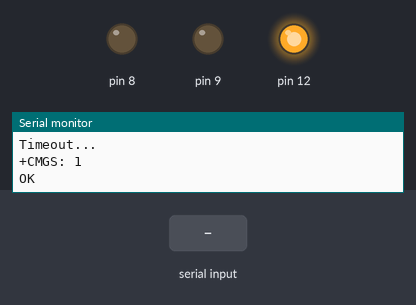
The sketch below on a simulated Arduino Uno, built with avr-gcc and run on an emulated ATmega328P. Parts: output pins drawn as LEDs (lit = HIGH), the last lines printed to the serial monitor. The test bench sets the inputs (shaded band). The modem accepts every AT command (registered, SIM ready, sends succeed) and sends nothing else.

Above: at 14.2 s.
14.3 s: "RING" received over the second serial link
16.8 s: "1" received over the second serial link
19.8 s: "0" received over the second serial link
At 21.8 s:
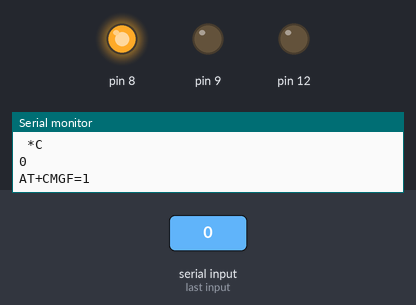
At 36.3 s:
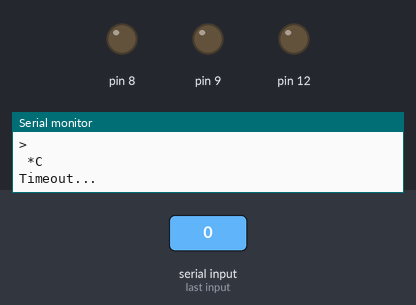
Timing chart, 0 to 37.3 s (numbered marks = the images above; inputs shaded):
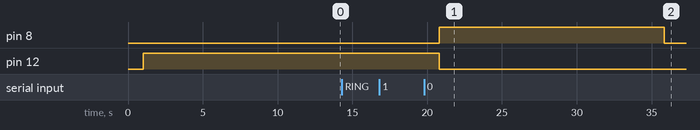

The sketch:

SIM.ino
```cpp
#include <SoftwareSerial.h>                     // Библиотека програмной реализации обмена по UART-протоколу
SoftwareSerial SIM800(2, 3);                    // RX, TX
int temp;
float grad;

String _response = "";                          // Переменная для хранения ответа модуля
void setup() {
  temp = analogRead(A0);
  grad = ( temp/1023.0 )*5.0*1000/10;
  Serial.begin(9600);                           // Скорость обмена данными с компьютером
  SIM800.begin(9600);                           // Скорость обмена данными с модемом
  Serial.println("Start!");

  sendATCommand("AT", true);                    // Отправили AT для настройки скорости обмена данными
  pinMode(A0, INPUT);
  pinMode(8, OUTPUT);
  pinMode(9, OUTPUT);
  pinMode(12, OUTPUT);
  digitalWrite(12, HIGH);
  sendATCommand("AT+CMGF=1", true);
  sendATCommand("AT+CMGS=\"+380950352591\"", true);
  sendATCommand("Start Arduino!", true);
  SIM800.write(26);

  // Команды настройки модема при каждом запуске
  //_response = sendATCommand("AT+CLIP=1", true);  // Включаем АОН
  //_response = sendATCommand("AT+DDET=1", true);  // Включаем DTMF
}

String sendATCommand(String cmd, bool waiting) {
  String _resp = "";                            // Переменная для хранения результата
  Serial.println(cmd);                          // Дублируем команду в монитор порта
  SIM800.println(cmd);                          // Отправляем команду модулю
  if (waiting) {                                // Если необходимо дождаться ответа...
    _resp = waitResponse();                     // ... ждем, когда будет передан ответ
    // Если Echo Mode выключен (ATE0), то эти 3 строки можно закомментировать
    if (_resp.startsWith(cmd)) {                // Убираем из ответа дублирующуюся команду
      _resp = _resp.substring(_resp.indexOf("\r", cmd.length()) + 2);
    }
    Serial.println(_resp);                      // Дублируем ответ в монитор порта
  }
  return _resp;                                 // Возвращаем результат. Пусто, если проблема
}

String waitResponse() {                         // Функция ожидания ответа и возврата полученного результата
  String _resp = "";                            // Переменная для хранения результата
  long _timeout = millis() + 10000;             // Переменная для отслеживания таймаута (10 секунд)
  while (!SIM800.available() && millis() < _timeout)  {}; // Ждем ответа 10 секунд, если пришел ответ или наступил таймаут, то...
  if (SIM800.available()) {                     // Если есть, что считывать...
    _resp = SIM800.readString();                // ... считываем и запоминаем
  }
  else {                                        // Если пришел таймаут, то...
    Serial.println("Timeout...");               // ... оповещаем об этом и...
  }
  return _resp;                                 // ... возвращаем результат. Пусто, если проблема
}

void loop() {
  if (SIM800.available())   {                   // Если модем, что-то отправил...
    _response = waitResponse();                 // Получаем ответ от модема для анализа
    _response.trim();                           // Убираем лишние пробелы в начале и конце
    Serial.println(_response);                  // Если нужно выводим в монитор порта
    if (_response.startsWith("RING")) {         // Есть входящий вызов
      sendATCommand("ATH", true);
      sendATCommand("AT+CMGF=1", true);
      sendATCommand("AT+CMGS=\"+380950352591\"", true);
      SIM800.print(grad);
      sendATCommand(" *C", true);
      SIM800.write(26);
      teMp();
    }
  }
  if (Serial.available())  {                    // Ожидаем команды по Serial...
    SIM800.write(Serial.read());                // ...и отправляем полученную команду модему
  };
}

void teMp() {
  digitalWrite(12, LOW);
  digitalWrite(9, LOW);
  digitalWrite(8, LOW);
  while (grad <= 25) {
    temp = analogRead(A0);
    grad = ( temp/1023.0 )*5.0*1000/10;
    Serial.println(grad);
    digitalWrite(9, HIGH);
    delay(1000);
    digitalWrite(9, LOW);
    delay(300);
  }
  digitalWrite(8, HIGH);
  sendATCommand("AT+CMGF=1", true);
  sendATCommand("AT+CMGS=\"+380950352591\"", true);
  SIM800.print(grad);
  sendATCommand(" *C", true);
  SIM800.write(26);
  delay(3000);
  digitalWrite(8, LOW);
}
```

Measured:
- after the input at 19.8 s, pin 8: LOW → HIGH after 1.0 s instead of 9.0 s; pin 12: HIGH → LOW after 1.0 s instead of 9.0 s
